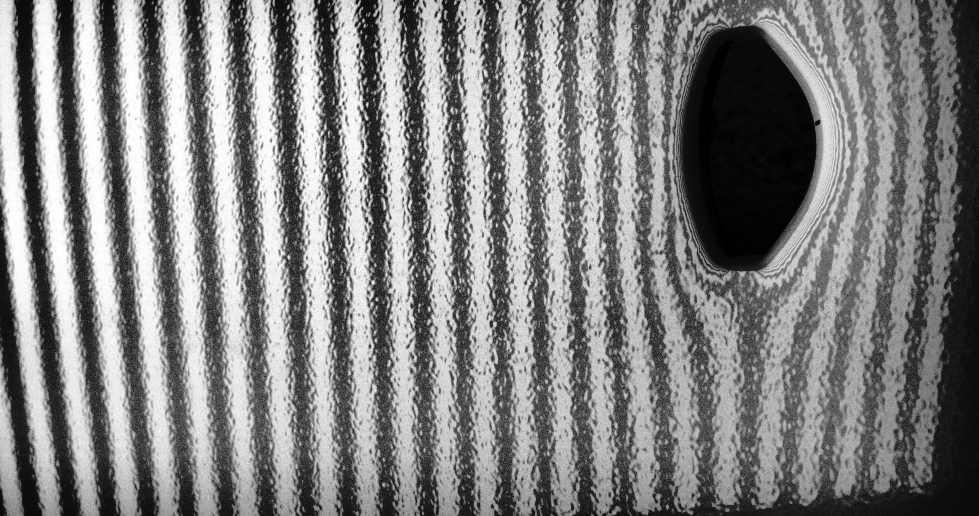
#> input picture Dataset_up/OK/com_buraco3_10.png, 979 x 516 px, given as the content of the folder Users/andre/Desktop/Projeto DPE/imagens_cortadas_sem_defeito, which was not available
$ python processamento_de_imagem.py
#> lines starting #> are read from the running program, lines starting #| are printed output that depends on the picture
import cv2
import os

# Função para pré-processar uma imagem
def preprocess_image(input_path, output_path):
    # Carrega a imagem em RGB
    img = cv2.imread(input_path)
#> img is the input picture: shape (516, 979, 3); min 0, max 255, mean 128.2

    # Converte a imagem para escala de cinza
    cinza = cv2.cvtColor(img, cv2.COLOR_BGR2GRAY)

    # Alarga o histograma da imagem
    clahe = cv2.createCLAHE(clipLimit=2.0, tileGridSize=(4,4))
    gray_clahe = clahe.apply(cinza)
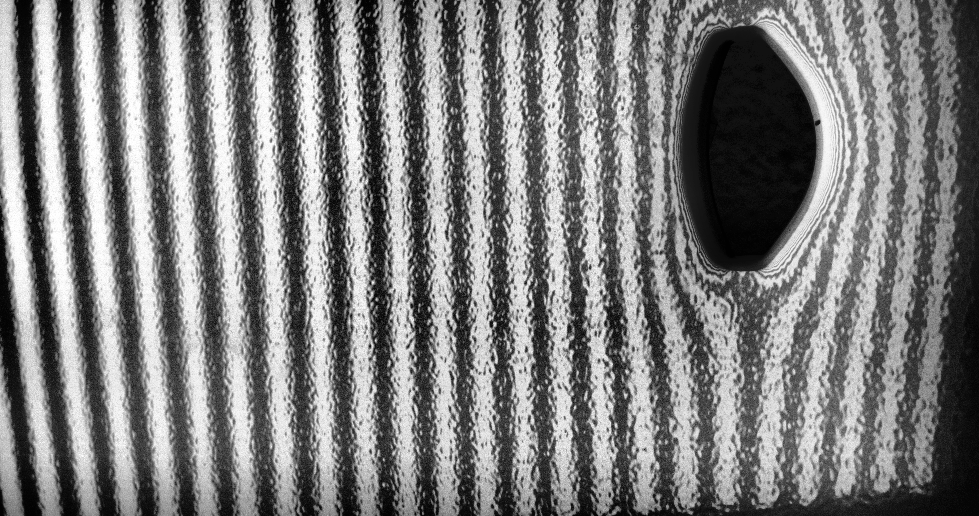
#> gray_clahe: shape (516, 979); min 0, max 255, mean 124.7

    # Equaliza o histograma da imagem
    img_eq = cv2.equalizeHist(gray_clahe)

    # Aplica o filtro de mediana
    img1 = cv2.medianBlur(img_eq, 1)

    # Aplica a binarização adaptativa
    #adaptive_thresh = cv2.adaptiveThreshold(img_eq, 255, cv2.ADAPTIVE_THRESH_GAUSSIAN_C, cv2.THRESH_BINARY, 11, 2)

    # Aplica a binarização adaptativa com parâmetros ajustados
    #block_size = 30  # tamanho da janela
    #C = 5  # valor de correção
    #adaptive_thresh = cv2.adaptiveThreshold(cinza, 255, cv2.ADAPTIVE_THRESH_MEAN_C, cv2.THRESH_BINARY, block_size, C)

    # Salva a imagem pré-processada
    cv2.imwrite(output_path, img1)

# Diretório das imagens de entrada
input_dir = "C:\\Users\\andre\\Desktop\\Projeto DPE\\imagens_cortadas_sem_defeito"
# [6 lines of commented-out code are left out]
output_dir = "C:\\Users\\andre\\Desktop\\Projeto DPE\\Dataset\\OK"
#output_dir = "C:\\Users\\andre\\Desktop\\Projeto DPE\\imagens_processadas_novo"

# Lista os arquivos do diretório de entrada
files = os.listdir(input_dir)

# Loop para pré-processar cada imagem
for file in files:
    # Caminho completo da imagem de entrada
    input_path = os.path.join(input_dir, file)

    # Caminho completo da imagem de saída
    output_path = os.path.join(output_dir, file)

    # Pré-processa a imagem
    preprocess_image(input_path, output_path)

$ run again, on Dataset_up/OK/com_buraco_10.png
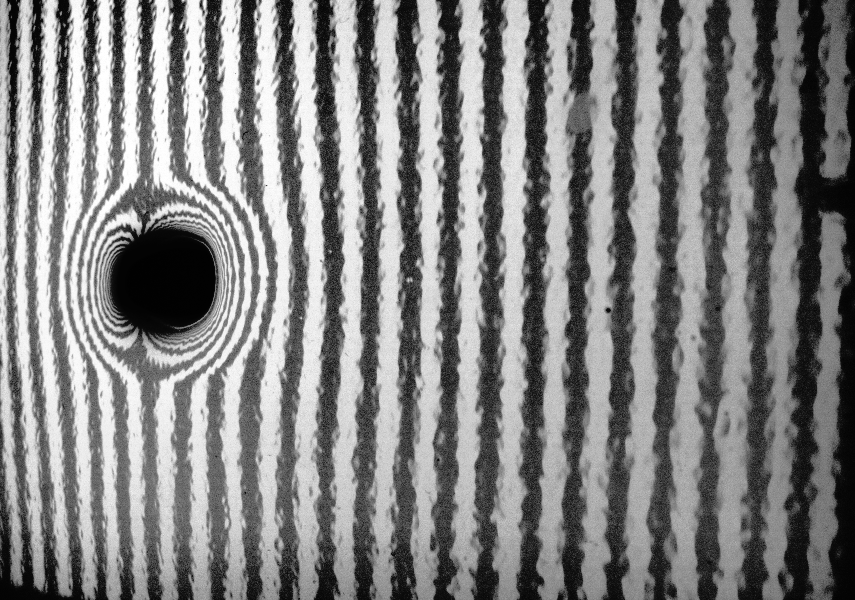
#> input picture Dataset_up/OK/com_buraco_10.png, 855 x 600 px, given as the content of the folder Users/andre/Desktop/Projeto DPE/imagens_cortadas_sem_defeito, which was not available
#> in preprocess_image, img is the input picture: shape (600, 855, 3); min 0, max 255, mean 128.3
#> in preprocess_image, `gray_clahe = clahe.apply(cinza)`:
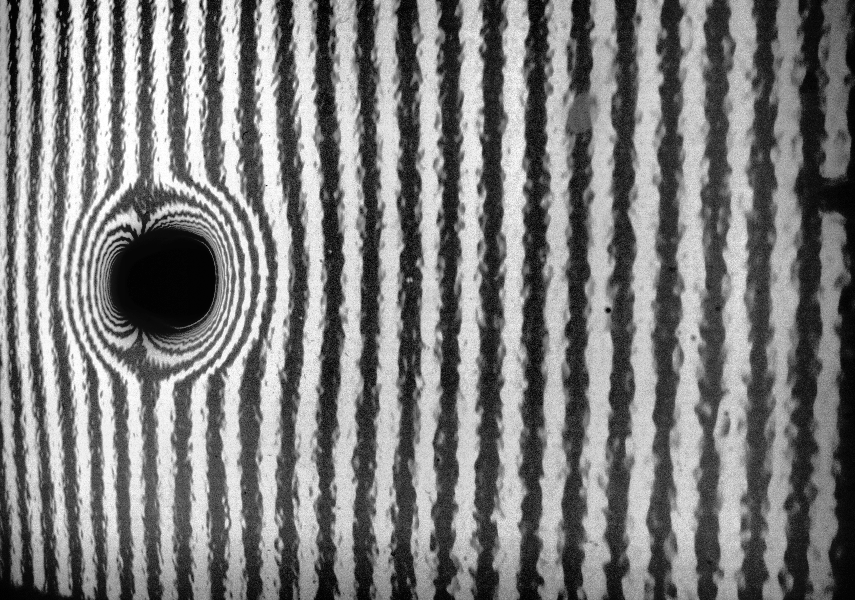
#> gray_clahe: shape (600, 855); min 0, max 255, mean 123.2

$ run again, on Dataset_up/OK/com_buraco_14.png
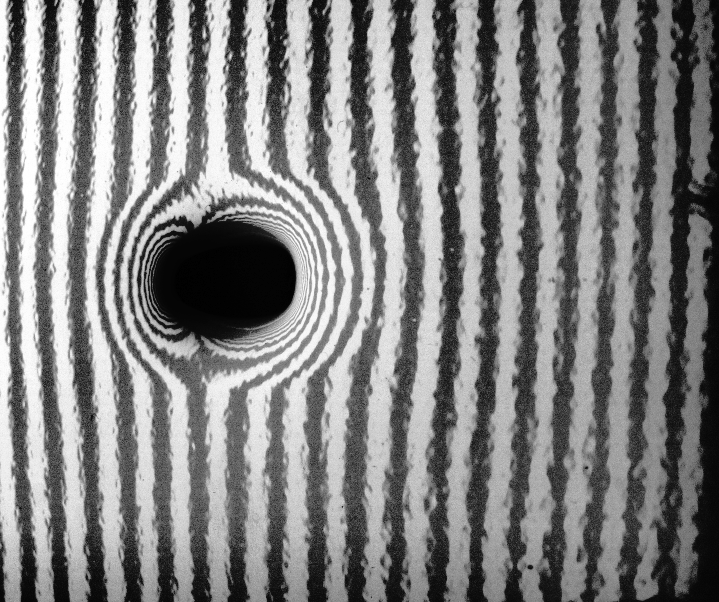
#> input picture Dataset_up/OK/com_buraco_14.png, 719 x 602 px, given as the content of the folder Users/andre/Desktop/Projeto DPE/imagens_cortadas_sem_defeito, which was not available
#> in preprocess_image, img is the input picture: shape (602, 719, 3); min 0, max 255, mean 128.4
#> in preprocess_image, `gray_clahe = clahe.apply(cinza)`:
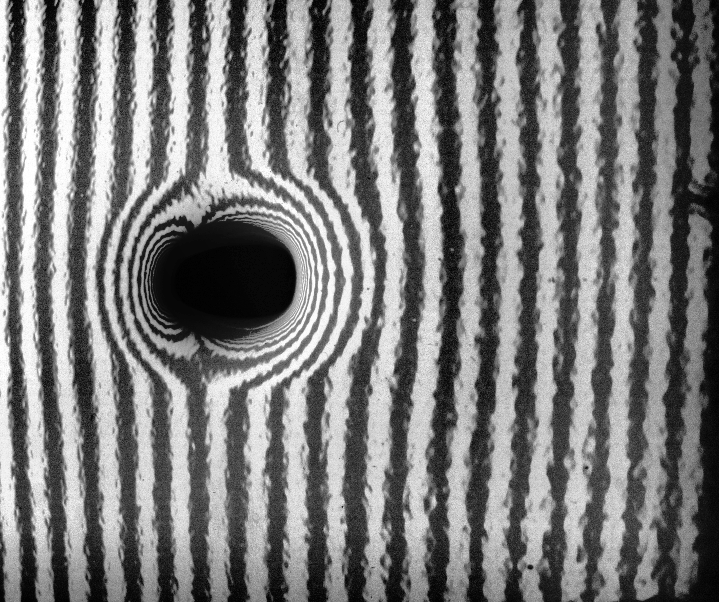
#> gray_clahe: shape (602, 719); min 1, max 255, mean 122.3
